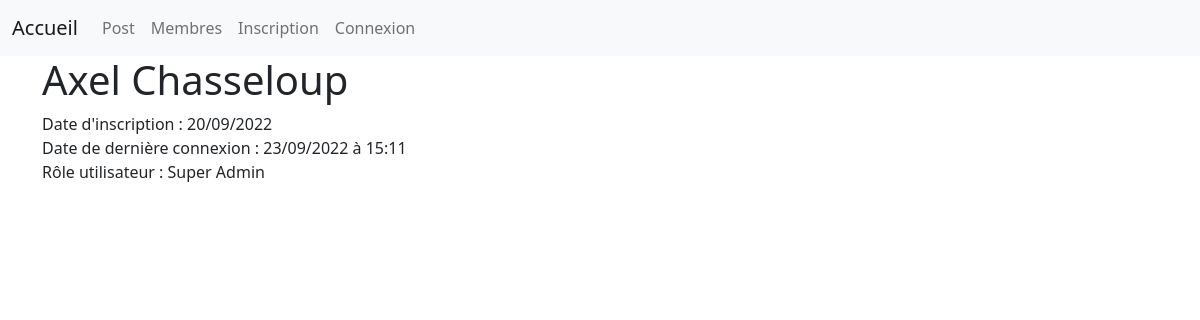
Before: /Profile/voir_profil.php?id=1 with the older database file.
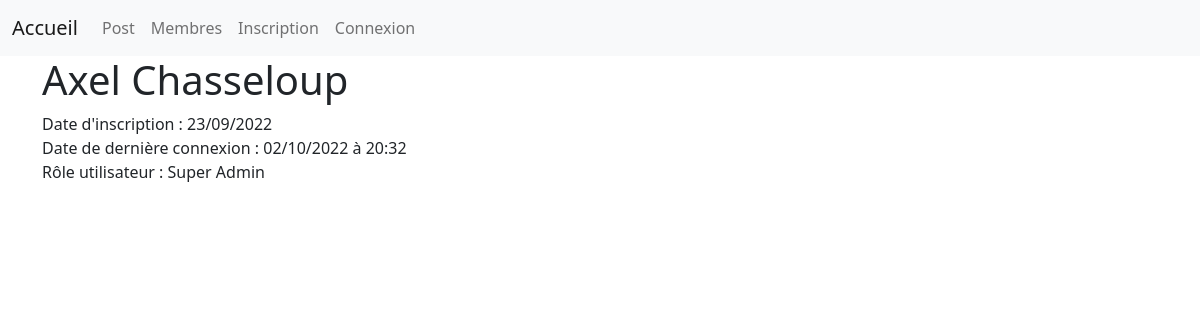
After: the same page with the newer database file.
### tables this page shows
CREATE TABLE IF NOT EXISTS `utilisateur` (
  `id` int NOT NULL AUTO_INCREMENT,
  `nom` varchar(50) NOT NULL,
  `prenom` varchar(50) NOT NULL,
  `mail` varchar(255) NOT NULL,
  `pword` text NOT NULL,
  `date_creation` datetime NOT NULL,
  `date_connexion` datetime NOT NULL,
  `role` int NOT NULL DEFAULT '0',
  PRIMARY KEY (`id`)
);

### Profile/voir_profil.php (the view, shortened to what this page needs)
<?php
require_once('../include.php');
$get_id = (int) $_GET['id'];
$req = $DB->prepare("SELECT * FROM utilisateur WHERE id = ?");
$req->execute([$get_id]);
$req_user = $req->fetch();
$date = date_create($req_user['date_creation']);
$date_registration = date_format($date, 'd/m/Y');
$date = date_create($req_user['date_connexion']);
$date_connexion = date_format($date, 'd/m/Y à H:i');
switch ($req_user['role']) {
    case 1:
        $role = "Super Admin";
        break;
}
?>
<!doctype html>
<html lang="fr">
<head>
    <?php
    require_once('../head/link.php');
    ?>
</head>
<body>
    <?php
    require_once('../menu/menu.php');
    ?>
    <div class="container">
        <div class="row">
            <div class="col-12">
                <h1> <?= $req_user['prenom'] ?> <?= $req_user['nom'] ?></h1>
                <div>
                    Date d'inscription : <?= $date_registration ?>
                </div>
                <div>
                    Date de dernière connexion : <?= $date_connexion ?>
                </div>
                <div>
                    Rôle utilisateur : <?= $role ?>
                </div>
            </div>
        </div>
    </div>
</body>
</html>

### head/link.php (shortened to what this page needs)
<link href="https://cdn.jsdelivr.net/npm/bootstrap@5.1.3/dist/css/bootstrap.min.css" rel="stylesheet">

### menu/menu.php (shortened to what this page needs)
<nav class="navbar navbar-expand-lg navbar-light bg-light">
    <div class="container-fluid">
        <a class="navbar-brand" href="index.php">Accueil</a>
        <div class="collapse navbar-collapse" id="navbarNav">
            <ul class="navbar-nav">
                <li class="nav-item">
                    <a class="nav-link" href="../post/post.php">Post</a>
                </li>
                <li class="nav-item">
                    <a class="nav-link" href="Profile/members.php">Membres</a>
                </li>
                <?php
                if (!isset($_SESSION['id'])) {
                ?>
                    <ul class="nav justify-content-end">
                        <li class="nav-item">
                            <a class="nav-link" href="registration.php">Inscription</a>
                        </li>
                        <li class="nav-item">
                            <a class="nav-link" href="connexion.php">Connexion</a>
                        </li>
                    <?php
                } ?>
                    </ul>
        </div>
    </div>
</nav>

Changed rows visible on the page:
changed utilisateur "Axel": date_creation "20/09/2022" → "23/09/2022"; date_connexion "23/09/2022 à 15:11" → "02/10/2022 à 20:32"
